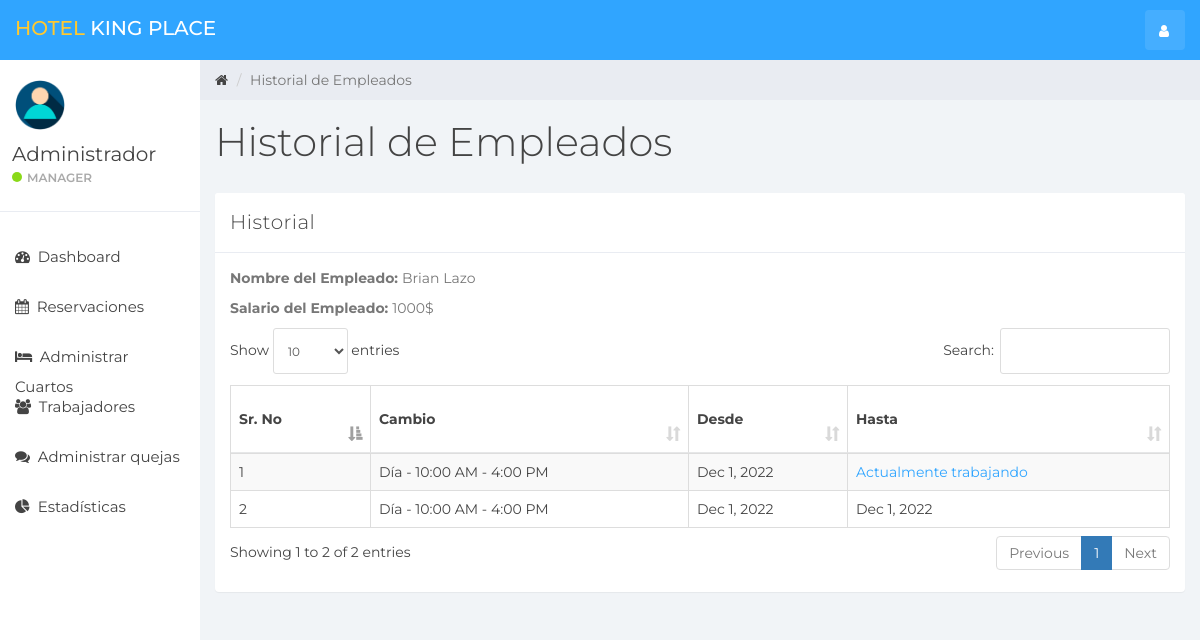
Page /index.php?emp_historial&empid=4 (signed in) on the committed database.
### tables this page shows
CREATE TABLE `usuario` (
  `id` int(11) NOT NULL,
  `nombre` varchar(100) NOT NULL,
  `username` varchar(15) NOT NULL,
  `email` varchar(100) NOT NULL,
  `password` varchar(100) NOT NULL,
  `creado` datetime NOT NULL
);

CREATE TABLE `personal` (
  `id_empleado` int(11) NOT NULL,
  `nombre` varchar(100) NOT NULL,
  `id_tipopersonal` int(11) NOT NULL,
  `id_cambio` int(11) NOT NULL,
  `id_tipodocumento` int(11) NOT NULL,
  `numeroTarjeta` varchar(25) NOT NULL,
  `direccion` varchar(50) NOT NULL,
  `telefono` varchar(9) NOT NULL,
  `salario` bigint(20) NOT NULL,
  `diaIngreso` timestamp NOT NULL DEFAULT current_timestamp() ON UPDATE current_timestamp(),
  `actualizado` datetime NOT NULL
);

CREATE TABLE `historiaempleado` (
  `id` int(11) NOT NULL,
  `id_empleado` int(11) NOT NULL,
  `id_cambio` int(11) NOT NULL,
  `from_date` timestamp NOT NULL DEFAULT current_timestamp(),
  `to_date` timestamp NULL DEFAULT NULL,
  `creado` timestamp NOT NULL DEFAULT current_timestamp()
);

CREATE TABLE `cambio` (
  `id_cambio` int(10) NOT NULL,
  `cambio` varchar(90) NOT NULL,
  `tiempoCambio` varchar(100) NOT NULL
);

### emp_historial.php (the view, shortened to what this page needs)
<div class="col-sm-9 col-sm-offset-3 col-lg-10 col-lg-offset-2 main">
    <div class="row">
        <ol class="breadcrumb">
            <li><a href="#">
                    <em class="fa fa-home"></em>
                </a></li>
            <li class="active">Historial de Empleados</li>
        </ol>
    </div>
    <div class="row">
        <div class="col-lg-12">
            <h1 class="page-header">Historial de Empleados</h1>
        </div>
    </div>
    <div class="row">
        <div class="col-lg-12">
            <div class="panel panel-default">
                <div class="panel-heading">Historial</div>
                <div class="panel-body">
                    <?php
                    if(isset($_GET['empid'])){
                        $emp_id = $_GET['empid'];
                    }else{
                        header('Location:404.php');
                    }
                    $emp = "SELECT * FROM personal WHERE id_empleado='$emp_id'";
                    $emp_result = mysqli_query($connection,$emp);
                    $employee = mysqli_fetch_assoc($emp_result);
                    ?>
                    <p><b>Nombre del Empleado: </b> <?php echo $employee['nombre']; ?></p>
                    <p><b>Salario del Empleado: </b> <?php echo $employee['salario'].'$'; ?></p>
                    <table class="table table-striped table-bordered table-responsive" cellspacing="0" width="100%"
                           id="rooms">
                        <thead>
                        <tr>
                            <th>Sr. No</th>
                            <th>Cambio</th>
                            <th>Desde</th>
                            <th>Hasta</th>
                        </tr>
                        </thead>
                        <tbody>
                        <?php
                        $staff_query = "SELECT * FROM historiaempleado NATURAL JOIN cambio WHERE id_empleado = '$emp_id' ORDER BY creado DESC";
                        $staff_result = mysqli_query($connection, $staff_query);
                        if (mysqli_num_rows($staff_result) > 0) {
                            $num = 0;
                            while ($staff = mysqli_fetch_assoc($staff_result)) {
                                $num++;
                                ?>
                                <tr>
                                    <td><?php echo $num; ?></td>
                                    <td><?php echo $staff['cambio'].' - '.$staff['tiempoCambio']; ?></td>
                                    <td><?php echo date('M j, Y', strtotime($staff['from_date'])); ?></td>
                                    <td>
                                        <?php
                                        if ($staff['to_date'] == NULL){
                                            echo "<div class='color-blue'>Actualmente trabajando</div>";
                                        }else{
                                            echo date('M j, Y', strtotime($staff['to_date']));
                                        }?>
                                    </td>
                                </tr>
                                <?php
                            }
                        }
                        ?>
                        </tbody>
                    </table>
                </div>
            </div>
        </div>
    </div>
</div>

### barra.php (shortened to what this page needs)
<div id="sidebar-collapse" class="col-sm-3 col-lg-2 sidebar">
    <div class="profile-sidebar">
        <div class="profile-userpic">
            <img src="img/user.png" class="img-responsive" alt="">
        </div>
        <div class="profile-usertitle">
            <div class="profile-usertitle-name"><?php echo $user['nombre'];?></div>
            <div class="profile-usertitle-status"><span class="indicator label-success"></span>Manager</div>
        </div>
    </div>
    <ul class="nav menu">
    <?php
        if (isset($_GET['dashboard'])){ ?>
            <li class="active">
                <a href="index.php?dashboard"><em class="fa fa-dashboard">&nbsp;</em>
                    Dashboard
                </a>
            </li>
        <?php } else{?>
            <li>
                <a href="index.php?dashboard"><em class="fa fa-dashboard">&nbsp;</em>
                    Dashboard
                </a>
            </li>
        <?php }
        if (isset($_GET['reservation'])){ ?>
            <li class="active">
            <a href="index.php?reservation"><em class="fa fa-calendar">&nbsp;</em>
                    Reservaciones
                </a>
            </li>
        <?php } else{?>
            <li>
            <a href="index.php?reservation"><em class="fa fa-calendar">&nbsp;</em>
                    Reservaciones
                </a>
            </li>
        <?php }
        if (isset($_GET['manejo_cuart'])){ ?>
            <li class="active">
                <a href="index.php?manejo_cuart"><em class="fa fa-bed">&nbsp;</em>
                    Administrar Cuartos
                </a>
            </li>
        <?php } else{?>
            <li>
            <a href="index.php?manejo_cuart"><em class="fa fa-bed">&nbsp;</em>
                    Administrar Cuartos
                </a>
            </li>
        <?php }
        if (isset($_GET['manejo_trabaj'])){ ?>
            <li class="active">
                <a href="index.php?manejo_trabaj"><em class="fa fa-users">&nbsp;</em>
                    Trabajadores
                </a>
            </li>
        <?php } else{?>
            <li>
                <a href="index.php?manejo_trabaj"><em class="fa fa-users">&nbsp;</em>
                    Trabajadores
                </a>
            </li>
        <?php }
        if (isset($_GET['quejas'])){ ?>
            <li class="active">
                <a href="index.php?quejas"><em class="fa fa-comments">&nbsp;</em>
                    Administrar quejas
                </a>
            </li>
        <?php } else{?>
            <li>
                <a href="index.php?quejas"><em class="fa fa-comments">&nbsp;</em>
                    Administrar quejas
                </a>
            </li>
        <?php }
        ?>
        <?php
        if (isset($_GET['estadist'])){ ?>
            <li class="active">
                <a href="index.php?estadist"><em class="fa fa-pie-chart">&nbsp;</em>
                    Estadísticas
                </a>
            </li>
        <?php } else{?>
        <li>
            <a href="index.php?estadist"><em class="fa fa-pie-chart">&nbsp;</em>
                    Estadísticas
            </a>
        </li>
<?php }?>
    </ul>
</div>

### css/styles.css (style rules this page uses)
body { background: #f1f4f7; padding-top: 60px; font-size: 14px; color: #444444; font-family: "Montserrat", "Helvetica Neue", Helvetica, Arial, sans-serif; }
p { color: #777; }
a, a:hover, a:focus { color: #444444; }
h1, h2, h3, h4, h5, h6 { color: #444444; }
h1 { font-weight: 300; font-size: 40px; }
.color-blue { color: #30a5ff; }
.label-success { background-color: #8ad919; }
.panel { border: 0; }
.panel-heading { font-size: 20px; font-weight: 300; letter-spacing: 0.025em; height: 60px; line-height: 38px; }
.panel-default .panel-heading { background: #fff; border-bottom: 1px solid #e9ecf2; color: #444444; }
.sidebar { display: block; padding: 0; display: none; box-shadow: none; background: #fff; }
.sidebar ul { margin: 20px 0px; }
@media (min-width: 768px) { .sidebar { display: block; position: fixed; top: 60px; bottom: 0; left: 0; z-index: 1000; display: block; margin: 0; padding: 0; overflow-x: hidden; overflow-y: auto; } }
.sidebar ul.nav li a { height: 50px; font-size: 15px; line-height: 2em; color: #444444; }
.profile-sidebar { padding: 10px 0; border-bottom: 1px solid #e9ecf2; }
.indicator { width: 10px; height: 10px; display: inline-block; border-radius: 9999px; margin-right: 5px; }
.profile-userpic img { float: left; margin: 10px 0px 0px 15px; width: 50px; height: 50px; border-radius: 9999px !important; }
.profile-usertitle { float: left; text-align: left; margin: 10px 0 0 12px; }
.profile-usertitle-name { font-size: 20px; margin-bottom: 0px; }
.profile-usertitle-status { text-transform: uppercase; color: #aaa; font-size: 12px; font-weight: 600; margin-bottom: 15px; }
.breadcrumb { border-radius: 0; padding: 10px 15px 10px 15px; background: #e9ecf2; margin: 0; }
h1.page-header { margin-top: 20px; border-bottom: 0; }
.table { background: #fff; }
.table > thead > tr > th { border-bottom: 1px solid #e6e7e8; vertical-align: middle; height: 50px; }

### rows in the picture
usuario: nombre "Administrador"
personal: nombre "Brian Lazo", salario "1000"
historiaempleado: id_cambio.cambio "Día", id_cambio.tiempoCambio "10:00 AM - 4:00 PM", from_date "Dec 1, 2022", shows "Actualmente trabajando"
historiaempleado: id_cambio.cambio "Día", id_cambio.tiempoCambio "10:00 AM - 4:00 PM", from_date "Dec 1, 2022", to_date "Dec 1, 2022"
